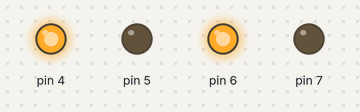
Bench run of a sketch on a simulated Arduino Uno, built with avr-gcc and run on an emulated ATmega328P. Shown: output pins drawn as LEDs (lit = HIGH).

Above: at 0.5 s.
At 2.5 s:
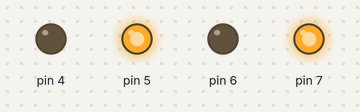
At 3.5 s:
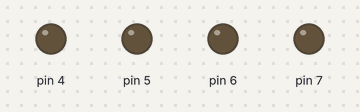
Timing chart, 0 to 5.2 s (numbered marks = the images above):
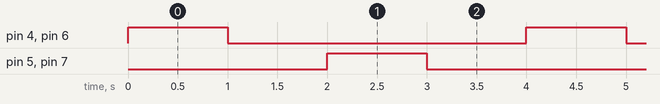

The sketch:

sketch_sep23a.ino
```cpp
void setup() {
  // put your setup code here, to run once:
  pinMode(4, OUTPUT);
  pinMode(5, OUTPUT);
  pinMode(6, OUTPUT);
  pinMode(7,OUTPUT);

}

void loop() {
  // put your main code here, to run repeatedly:
  digitalWrite(4, HIGH);
  digitalWrite(6, HIGH);
  delay(1000);
  digitalWrite(4, LOW);
  digitalWrite(6, LOW);
  delay(1000);
  digitalWrite(5, HIGH);
  digitalWrite(7, HIGH);
  delay(1000);
  digitalWrite(5, LOW);
  digitalWrite(7, LOW);
  delay(1000);
}
```

Measured:
- by itself, pin 4–7: alternates HIGH for 1.0 s and LOW for 3.0 s
- by itself, everything shown: repeats every 4.0 s, in 4 steps
